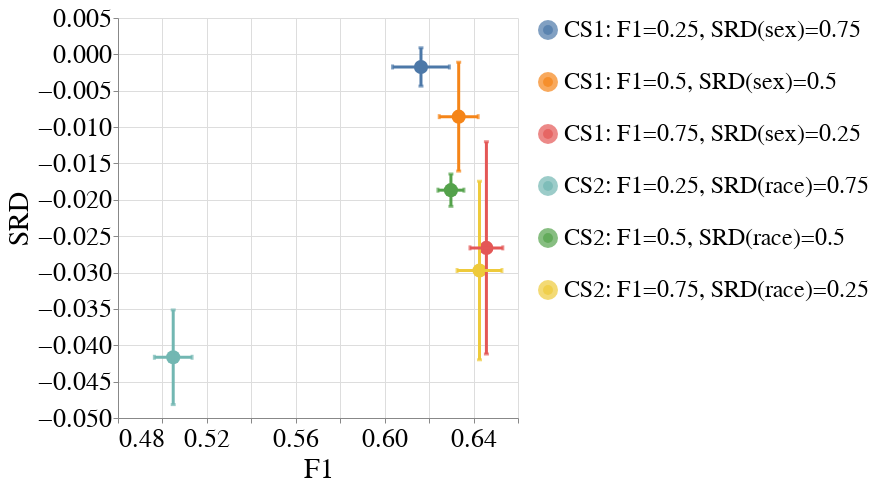

The code cell stored with this chart in its notebook:
### Code cell
create_box_plot_per_dataset_and_all_case_studies(to_plot=best_lp_metrics_per_exp_config_df,
                                                 exp_name=EXP_NAME,
                                                 dataset_name=DATASET_NAME,
                                                 metric_x="F1",
                                                 group_x="overall",
                                                 metric_y="Selection_Rate_Difference",
                                                 group_y="SEX",
                                                 rename_legend_dct=rename_legend_dct)

### Figure 1 — Vega-Lite specification as saved in the notebook (floating-point values rounded to 4 significant figures)
{"config": {"view": {"continuousWidth": 400, "continuousHeight": 300, "stroke": null}, "axis": {"labelFontSize": 26, "labelFontWeight": "normal", "titleFontSize": 28, "titleFontWeight": "normal"}, "legend": {"labelFontSize": 24, "labelLimit": 500, "symbolStrokeWidth": 10, "titleFontSize": 26}, "title": {"fontSize": 28}}, "layer": [{"mark": {"type": "point", "filled": true}, "encoding": {"color": {"field": "exp_config_name", "title": null, "type": "nominal"}, "size": {"value": 200}, "tooltip": [{"field": "exp_config_name", "type": "nominal"}, {"aggregate": "mean", "field": "F1", "type": "quantitative"}, {"aggregate": "mean", "field": "Selection_Rate_Difference", "type": "quantitative"}], "x": {"aggregate": "mean", "field": "F1", "scale": {"zero": false}, "title": "F1", "type": "quantitative"}, "y": {"aggregate": "mean", "field": "Selection_Rate_Difference", "scale": {"zero": false}, "title": "SRD", "type": "quantitative"}}}, {"mark": {"type": "errorbar", "extent": "stdev", "orient": "vertical", "thickness": 3, "ticks": true}, "encoding": {"color": {"field": "exp_config_name", "title": null, "type": "nominal"}, "x": {"aggregate": "mean", "field": "F1", "scale": {"zero": false}, "title": "F1", "type": "quantitative"}, "y": {"field": "Selection_Rate_Difference", "scale": {"zero": false}, "title": "SRD", "type": "quantitative"}}}, {"mark": {"type": "errorbar", "extent": "stdev", "orient": "horizontal", "thickness": 3, "ticks": true}, "encoding": {"color": {"field": "exp_config_name", "title": null, "type": "nominal"}, "x": {"field": "F1", "scale": {"zero": false}, "title": "F1", "type": "quantitative"}, "y": {"aggregate": "mean", "field": "Selection_Rate_Difference", "scale": {"zero": false}, "title": "SRD", "type": "quantitative"}}}], "data": {"name": "data-9394a10a90911f4f6177eb5633829bc6"}, "height": 400, "width": 400, "$schema": "https://vega.github.io/schema/vega-lite/v4.17.0.json", "datasets": {"data-9394a10a90911f4f6177eb5633829bc6": [{"exp_config_name": "CS1: F1=0.25, SRD(sex)=0.75", "run_num": 1, "logical_pipeline_uuid": "Tm9uZSZOT19GQUlSTkVTU19JTlRFUlZFTlRJT04mZ2FuZGFsZl9jbGY=", "physical_pipeline_uuid": "958a42d4-ae13-4272-ac55-7a7a43adb079", "compound_pp_quality_x": 0.9037, "metric_x": "F1", "model_name": "gandalf_clf", "runtime_in_mins_x": 7.398, "dataset_name": "folk_pubcov", "logical_pipeline_name": "None&NO_FAIRNESS_INTERVENTION&gandalf_clf", "null_imputer_name_x": "None", "fairness_intervention_name_x": "NO_FAIRNESS_INTERVENTION", "RAC1P_dis_x": 0.6186, "RAC1P_priv_x": 0.6251, "SEX&RAC1P_dis_x": 0.6296, "SEX&RAC1P_priv_x": 0.6196, "SEX_dis_x": 0.6196, "SEX_priv_x": 0.6252, "F1": 0.6222, "compound_pp_quality_y": 0.9037, "metric_y": "Selection_Rate_Difference", "runtime_in_mins_y": 7.398, "null_imputer_name_y": "None", "fairness_intervention_name_y": "NO_FAIRNESS_INTERVENTION", "RAC1P_dis_y": 0.4202, "RAC1P_priv_y": 0.3143, "SEX&RAC1P_dis_y": 0.4456, "SEX&RAC1P_priv_y": 0.3314, "SEX_dis_y": 0.3536, "SEX_priv_y": 0.3561, "overall": 0.3547, "Selection_Rate_Difference": -0.002486}, {"exp_config_name": "CS1: F1=0.25, SRD(sex)=0.75", "run_num": 2, "logical_pipeline_uuid": "Tm9uZSZOT19GQUlSTkVTU19JTlRFUlZFTlRJT04mcmZfY2xm", "physical_pipeline_uuid": "71864487-2932-4202-b020-9da6a608e99a", "compound_pp_quality_x": 0.9003, "metric_x": "F1", "model_name": "rf_clf", "runtime_in_mins_x": 0.04963, "dataset_name": "folk_pubcov", "logical_pipeline_name": "None&NO_FAIRNESS_INTERVENTION&rf_clf", "null_imputer_name_x": "None", "fairness_intervention_name_x": "NO_FAIRNESS_INTERVENTION", "RAC1P_dis_x": 0.6221, "RAC1P_priv_x": 0.6091, "SEX&RAC1P_dis_x": 0.6193, "SEX&RAC1P_priv_x": 0.6134, "SEX_dis_x": 0.6068, "SEX_priv_x": 0.6246, "F1": 0.6148, "compound_pp_quality_y": 0.9003, "metric_y": "Selection_Rate_Difference", "runtime_in_mins_y": 0.04963, "null_imputer_name_y": "None", "fairness_intervention_name_y": "NO_FAIRNESS_INTERVENTION", "RAC1P_dis_y": 0.4028, "RAC1P_priv_y": 0.3066, "SEX&RAC1P_dis_y": 0.4212, "SEX&RAC1P_priv_y": 0.3222, "SEX_dis_y": 0.3404, "SEX_priv_y": 0.345, "overall": 0.3424, "Selection_Rate_Difference": -0.004562}, {"exp_config_name": "CS1: F1=0.25, SRD(sex)=0.75", "run_num": 3, "logical_pipeline_uuid": "Tm9uZSZOT19GQUlSTkVTU19JTlRFUlZFTlRJT04mZ2FuZGFsZl9jbGY=", "physical_pipeline_uuid": "ce1b8b63-3c48-45d8-8125-bd9908a4900b", "compound_pp_quality_x": 0.9069, "metric_x": "F1", "model_name": "gandalf_clf", "runtime_in_mins_x": 12.04, "dataset_name": "folk_pubcov", "logical_pipeline_name": "None&NO_FAIRNESS_INTERVENTION&gandalf_clf", "null_imputer_name_x": "None", "fairness_intervention_name_x": "NO_FAIRNESS_INTERVENTION", "RAC1P_dis_x": 0.6432, "RAC1P_priv_x": 0.6258, "SEX&RAC1P_dis_x": 0.6624, "SEX&RAC1P_priv_x": 0.6236, "SEX_dis_x": 0.6352, "SEX_priv_x": 0.6324, "F1": 0.634, "compound_pp_quality_y": 0.9069, "metric_y": "Selection_Rate_Difference", "runtime_in_mins_y": 12.04, "null_imputer_name_y": "None", "fairness_intervention_name_y": "NO_FAIRNESS_INTERVENTION", "RAC1P_dis_y": 0.419, "RAC1P_priv_y": 0.303, "SEX&RAC1P_dis_y": 0.4404, "SEX&RAC1P_priv_y": 0.3226, "SEX_dis_y": 0.3487, "SEX_priv_y": 0.3466, "overall": 0.3478, "Selection_Rate_Difference": 0.002095}, {"exp_config_name": "CS1: F1=0.25, SRD(sex)=0.75", "run_num": 4, "logical_pipeline_uuid": "Tm9uZSZOT19GQUlSTkVTU19JTlRFUlZFTlRJT04mZ2FuZGFsZl9jbGY=", "physical_pipeline_uuid": "eac4cda9-7e20-40fa-a54f-d43347287293", "compound_pp_quality_x": 0.9003, "metric_x": "F1", "model_name": "gandalf_clf", "runtime_in_mins_x": 16.79, "dataset_name": "folk_pubcov", "logical_pipeline_name": "None&NO_FAIRNESS_INTERVENTION&gandalf_clf", "null_imputer_name_x": "None", "fairness_intervention_name_x": "NO_FAIRNESS_INTERVENTION", "RAC1P_dis_x": 0.5995, "RAC1P_priv_x": 0.62, "SEX&RAC1P_dis_x": 0.622, "SEX&RAC1P_priv_x": 0.6073, "SEX_dis_x": 0.6132, "SEX_priv_x": 0.6084, "F1": 0.6111, "compound_pp_quality_y": 0.9003, "metric_y": "Selection_Rate_Difference", "runtime_in_mins_y": 16.79, "null_imputer_name_y": "None", "fairness_intervention_name_y": "NO_FAIRNESS_INTERVENTION", "RAC1P_dis_y": 0.3475, "RAC1P_priv_y": 0.2784, "SEX&RAC1P_dis_y": 0.3719, "SEX&RAC1P_priv_y": 0.2865, "SEX_dis_y": 0.3029, "SEX_priv_y": 0.3062, "overall": 0.3043, "Selection_Rate_Difference": -0.003344}, {"exp_config_name": "CS1: F1=0.25, SRD(sex)=0.75", "run_num": 5, "logical_pipeline_uuid": "Tm9uZSZOT19GQUlSTkVTU19JTlRFUlZFTlRJT04mZ2FuZGFsZl9jbGY=", "physical_pipeline_uuid": "e7f4d3df-3543-4479-9e26-a243c1f93bc9", "compound_pp_quality_x": 0.8996, "metric_x": "F1", "model_name": "gandalf_clf", "runtime_in_mins_x": 10.61, "dataset_name": "folk_pubcov", "logical_pipeline_name": "None&NO_FAIRNESS_INTERVENTION&gandalf_clf", "null_imputer_name_x": "None", "fairness_intervention_name_x": "NO_FAIRNESS_INTERVENTION", "RAC1P_dis_x": 0.6033, "RAC1P_priv_x": 0.5967, "SEX&RAC1P_dis_x": 0.6249, "SEX&RAC1P_priv_x": 0.5909, "SEX_dis_x": 0.6025, "SEX_priv_x": 0.596, "F1": 0.5997, "compound_pp_quality_y": 0.8996, "metric_y": "Selection_Rate_Difference", "runtime_in_mins_y": 10.61, "null_imputer_name_y": "None", "fairness_intervention_name_y": "NO_FAIRNESS_INTERVENTION", "RAC1P_dis_y": 0.3726, "RAC1P_priv_y": 0.2665, "SEX&RAC1P_dis_y": 0.394, "SEX&RAC1P_priv_y": 0.2832, "SEX_dis_y": 0.3054, "SEX_priv_y": 0.3058, "overall": 0.3056, "Selection_Rate_Difference": -0.0003631}, {"exp_config_name": "CS1: F1=0.5, SRD(sex)=0.5", "run_num": 1, "logical_pipeline_uuid": "Tm9uZSZOT19GQUlSTkVTU19JTlRFUlZFTlRJT04mZ2FuZGFsZl9jbGY=", "physical_pipeline_uuid": "76cf8f4b-42d2-4828-a382-2a6c20514a6a", "compound_pp_quality_x": 0.8099, "metric_x": "F1", "model_name": "gandalf_clf", "runtime_in_mins_x": 6.951, "dataset_name": "folk_pubcov", "logical_pipeline_name": "None&NO_FAIRNESS_INTERVENTION&gandalf_clf", "null_imputer_name_x": "None", "fairness_intervention_name_x": "NO_FAIRNESS_INTERVENTION", "RAC1P_dis_x": 0.6205, "RAC1P_priv_x": 0.6263, "SEX&RAC1P_dis_x": 0.6328, "SEX&RAC1P_priv_x": 0.6205, "SEX_dis_x": 0.6224, "SEX_priv_x": 0.6251, "F1": 0.6236, "compound_pp_quality_y": 0.8099, "metric_y": "Selection_Rate_Difference", "runtime_in_mins_y": 6.951, "null_imputer_name_y": "None", "fairness_intervention_name_y": "NO_FAIRNESS_INTERVENTION", "RAC1P_dis_y": 0.4225, "RAC1P_priv_y": 0.3141, "SEX&RAC1P_dis_y": 0.4471, "SEX&RAC1P_priv_y": 0.332, "SEX_dis_y": 0.3538, "SEX_priv_y": 0.3577, "overall": 0.3555, "Selection_Rate_Difference": -0.003895}, {"exp_config_name": "CS1: F1=0.5, SRD(sex)=0.5", "run_num": 2, "logical_pipeline_uuid": "Tm9uZSZOT19GQUlSTkVTU19JTlRFUlZFTlRJT04mbGdibV9jbGY=", "physical_pipeline_uuid": "c9ee8c82-7b34-4c91-afbc-77d176354226", "compound_pp_quality_x": 0.8061, "metric_x": "F1", "model_name": "lgbm_clf", "runtime_in_mins_x": 0.01599, "dataset_name": "folk_pubcov", "logical_pipeline_name": "None&NO_FAIRNESS_INTERVENTION&lgbm_clf", "null_imputer_name_x": "None", "fairness_intervention_name_x": "NO_FAIRNESS_INTERVENTION", "RAC1P_dis_x": 0.6237, "RAC1P_priv_x": 0.6286, "SEX&RAC1P_dis_x": 0.6205, "SEX&RAC1P_priv_x": 0.6283, "SEX_dis_x": 0.6191, "SEX_priv_x": 0.6352, "F1": 0.6264, "compound_pp_quality_y": 0.8061, "metric_y": "Selection_Rate_Difference", "runtime_in_mins_y": 0.01599, "null_imputer_name_y": "None", "fairness_intervention_name_y": "NO_FAIRNESS_INTERVENTION", "RAC1P_dis_y": 0.3738, "RAC1P_priv_y": 0.271, "SEX&RAC1P_dis_y": 0.3814, "SEX&RAC1P_priv_y": 0.2907, "SEX_dis_y": 0.303, "SEX_priv_y": 0.3171, "overall": 0.3092, "Selection_Rate_Difference": -0.01415}, {"exp_config_name": "CS1: F1=0.5, SRD(sex)=0.5", "run_num": 3, "logical_pipeline_uuid": "Tm9uZSZOT19GQUlSTkVTU19JTlRFUlZFTlRJT04mZ2FuZGFsZl9jbGY=", "physical_pipeline_uuid": "40d036dc-f339-49e6-96e2-8663f56b899b", "compound_pp_quality_x": 0.8165, "metric_x": "F1", "model_name": "gandalf_clf", "runtime_in_mins_x": 11.57, "dataset_name": "folk_pubcov", "logical_pipeline_name": "None&NO_FAIRNESS_INTERVENTION&gandalf_clf", "null_imputer_name_x": "None", "fairness_intervention_name_x": "NO_FAIRNESS_INTERVENTION", "RAC1P_dis_x": 0.6431, "RAC1P_priv_x": 0.6271, "SEX&RAC1P_dis_x": 0.6624, "SEX&RAC1P_priv_x": 0.6245, "SEX_dis_x": 0.6366, "SEX_priv_x": 0.6321, "F1": 0.6346, "compound_pp_quality_y": 0.8165, "metric_y": "Selection_Rate_Difference", "runtime_in_mins_y": 11.57, "null_imputer_name_y": "None", "fairness_intervention_name_y": "NO_FAIRNESS_INTERVENTION", "RAC1P_dis_y": 0.4224, "RAC1P_priv_y": 0.3058, "SEX&RAC1P_dis_y": 0.4418, "SEX&RAC1P_priv_y": 0.326, "SEX_dis_y": 0.3515, "SEX_priv_y": 0.3498, "overall": 0.3508, "Selection_Rate_Difference": 0.001699}, {"exp_config_name": "CS1: F1=0.5, SRD(sex)=0.5", "run_num": 4, "logical_pipeline_uuid": "Tm9uZSZOT19GQUlSTkVTU19JTlRFUlZFTlRJT04mZ2FuZGFsZl9jbGY=", "physical_pipeline_uuid": "73df4398-3da6-4142-9186-4b8aa8b8768b", "compound_pp_quality_x": 0.8098, "metric_x": "F1", "model_name": "gandalf_clf", "runtime_in_mins_x": 15.61, "dataset_name": "folk_pubcov", "logical_pipeline_name": "None&NO_FAIRNESS_INTERVENTION&gandalf_clf", "null_imputer_name_x": "None", "fairness_intervention_name_x": "NO_FAIRNESS_INTERVENTION", "RAC1P_dis_x": 0.6317, "RAC1P_priv_x": 0.6396, "SEX&RAC1P_dis_x": 0.6495, "SEX&RAC1P_priv_x": 0.6315, "SEX_dis_x": 0.6354, "SEX_priv_x": 0.637, "F1": 0.6361, "compound_pp_quality_y": 0.8098, "metric_y": "Selection_Rate_Difference", "runtime_in_mins_y": 15.61, "null_imputer_name_y": "None", "fairness_intervention_name_y": "NO_FAIRNESS_INTERVENTION", "RAC1P_dis_y": 0.408, "RAC1P_priv_y": 0.3141, "SEX&RAC1P_dis_y": 0.4272, "SEX&RAC1P_priv_y": 0.3288, "SEX_dis_y": 0.3421, "SEX_priv_y": 0.3587, "overall": 0.3493, "Selection_Rate_Difference": -0.01655}, {"exp_config_name": "CS1: F1=0.5, SRD(sex)=0.5", "run_num": 5, "logical_pipeline_uuid": "Tm9uZSZOT19GQUlSTkVTU19JTlRFUlZFTlRJT04mZ2FuZGFsZl9jbGY=", "physical_pipeline_uuid": "62462e31-ce70-492f-aea5-6e2a7a34b420", "compound_pp_quality_x": 0.8179, "metric_x": "F1", "model_name": "gandalf_clf", "runtime_in_mins_x": 12.73, "dataset_name": "folk_pubcov", "logical_pipeline_name": "None&NO_FAIRNESS_INTERVENTION&gandalf_clf", "null_imputer_name_x": "None", "fairness_intervention_name_x": "NO_FAIRNESS_INTERVENTION", "RAC1P_dis_x": 0.657, "RAC1P_priv_x": 0.6366, "SEX&RAC1P_dis_x": 0.6725, "SEX&RAC1P_priv_x": 0.6367, "SEX_dis_x": 0.6439, "SEX_priv_x": 0.6481, "F1": 0.6458, "compound_pp_quality_y": 0.8179, "metric_y": "Selection_Rate_Difference", "runtime_in_mins_y": 12.73, "null_imputer_name_y": "None", "fairness_intervention_name_y": "NO_FAIRNESS_INTERVENTION", "RAC1P_dis_y": 0.4623, "RAC1P_priv_y": 0.3344, "SEX&RAC1P_dis_y": 0.4755, "SEX&RAC1P_priv_y": 0.3578, "SEX_dis_y": 0.3773, "SEX_priv_y": 0.3872, "overall": 0.3816, "Selection_Rate_Difference": -0.009919}, {"exp_config_name": "CS1: F1=0.75, SRD(sex)=0.25", "run_num": 1, "logical_pipeline_uuid": "Tm9uZSZOT19GQUlSTkVTU19JTlRFUlZFTlRJT04mZ2FuZGFsZl9jbGY=", "physical_pipeline_uuid": "29b1f677-8500-4f01-82b9-e83f900f3a3d", "compound_pp_quality_x": 0.7218, "metric_x": "F1", "model_name": "gandalf_clf", "runtime_in_mins_x": 7.219, "dataset_name": "folk_pubcov", "logical_pipeline_name": "None&NO_FAIRNESS_INTERVENTION&gandalf_clf", "null_imputer_name_x": "None", "fairness_intervention_name_x": "NO_FAIRNESS_INTERVENTION", "RAC1P_dis_x": 0.6434, "RAC1P_priv_x": 0.6311, "SEX&RAC1P_dis_x": 0.6481, "SEX&RAC1P_priv_x": 0.633, "SEX_dis_x": 0.6279, "SEX_priv_x": 0.6473, "F1": 0.6368, "compound_pp_quality_y": 0.7218, "metric_y": "Selection_Rate_Difference", "runtime_in_mins_y": 7.219, "null_imputer_name_y": "None", "fairness_intervention_name_y": "NO_FAIRNESS_INTERVENTION", "RAC1P_dis_y": 0.4653, "RAC1P_priv_y": 0.3316, "SEX&RAC1P_dis_y": 0.478, "SEX&RAC1P_priv_y": 0.3581, "SEX_dis_y": 0.3724, "SEX_priv_y": 0.3956, "overall": 0.3826, "Selection_Rate_Difference": -0.02317}, {"exp_config_name": "CS1: F1=0.75, SRD(sex)=0.25", "run_num": 2, "logical_pipeline_uuid": "Tm9uZSZOT19GQUlSTkVTU19JTlRFUlZFTlRJT04mZ2FuZGFsZl9jbGY=", "physical_pipeline_uuid": "d4af35ab-b5ca-436a-9ab2-e6aa79af6e9f", "compound_pp_quality_x": 0.7275, "metric_x": "F1", "model_name": "gandalf_clf", "runtime_in_mins_x": 13.37, "dataset_name": "folk_pubcov", "logical_pipeline_name": "None&NO_FAIRNESS_INTERVENTION&gandalf_clf", "null_imputer_name_x": "None", "fairness_intervention_name_x": "NO_FAIRNESS_INTERVENTION", "RAC1P_dis_x": 0.6611, "RAC1P_priv_x": 0.6467, "SEX&RAC1P_dis_x": 0.6548, "SEX&RAC1P_priv_x": 0.6527, "SEX_dis_x": 0.6515, "SEX_priv_x": 0.6552, "F1": 0.6532, "compound_pp_quality_y": 0.7275, "metric_y": "Selection_Rate_Difference", "runtime_in_mins_y": 13.37, "null_imputer_name_y": "None", "fairness_intervention_name_y": "NO_FAIRNESS_INTERVENTION", "RAC1P_dis_y": 0.4929, "RAC1P_priv_y": 0.3471, "SEX&RAC1P_dis_y": 0.4786, "SEX&RAC1P_priv_y": 0.3815, "SEX_dis_y": 0.3796, "SEX_priv_y": 0.4291, "overall": 0.4013, "Selection_Rate_Difference": -0.04951}, {"exp_config_name": "CS1: F1=0.75, SRD(sex)=0.25", "run_num": 3, "logical_pipeline_uuid": "Tm9uZSZOT19GQUlSTkVTU19JTlRFUlZFTlRJT04mZ2FuZGFsZl9jbGY=", "physical_pipeline_uuid": "3e79a58b-44c9-45a2-8dc6-5725535f4bd7", "compound_pp_quality_x": 0.7264, "metric_x": "F1", "model_name": "gandalf_clf", "runtime_in_mins_x": 14.21, "dataset_name": "folk_pubcov", "logical_pipeline_name": "None&NO_FAIRNESS_INTERVENTION&gandalf_clf", "null_imputer_name_x": "None", "fairness_intervention_name_x": "NO_FAIRNESS_INTERVENTION", "RAC1P_dis_x": 0.6432, "RAC1P_priv_x": 0.6354, "SEX&RAC1P_dis_x": 0.6484, "SEX&RAC1P_priv_x": 0.6357, "SEX_dis_x": 0.6296, "SEX_priv_x": 0.6508, "F1": 0.639, "compound_pp_quality_y": 0.7264, "metric_y": "Selection_Rate_Difference", "runtime_in_mins_y": 14.21, "null_imputer_name_y": "None", "fairness_intervention_name_y": "NO_FAIRNESS_INTERVENTION", "RAC1P_dis_y": 0.4263, "RAC1P_priv_y": 0.3224, "SEX&RAC1P_dis_y": 0.4334, "SEX&RAC1P_priv_y": 0.3432, "SEX_dis_y": 0.3575, "SEX_priv_y": 0.369, "overall": 0.3625, "Selection_Rate_Difference": -0.01141}, {"exp_config_name": "CS1: F1=0.75, SRD(sex)=0.25", "run_num": 4, "logical_pipeline_uuid": "Tm9uZSZOT19GQUlSTkVTU19JTlRFUlZFTlRJT04mZ2FuZGFsZl9jbGY=", "physical_pipeline_uuid": "8e2b1ba1-d1b0-4c89-bc8d-d7db1997ff3e", "compound_pp_quality_x": 0.7321, "metric_x": "F1", "model_name": "gandalf_clf", "runtime_in_mins_x": 10.33, "dataset_name": "folk_pubcov", "logical_pipeline_name": "None&NO_FAIRNESS_INTERVENTION&gandalf_clf", "null_imputer_name_x": "None", "fairness_intervention_name_x": "NO_FAIRNESS_INTERVENTION", "RAC1P_dis_x": 0.6521, "RAC1P_priv_x": 0.6464, "SEX&RAC1P_dis_x": 0.6677, "SEX&RAC1P_priv_x": 0.6424, "SEX_dis_x": 0.6462, "SEX_priv_x": 0.6523, "F1": 0.6489, "compound_pp_quality_y": 0.7321, "metric_y": "Selection_Rate_Difference", "runtime_in_mins_y": 10.33, "null_imputer_name_y": "None", "fairness_intervention_name_y": "NO_FAIRNESS_INTERVENTION", "RAC1P_dis_y": 0.4664, "RAC1P_priv_y": 0.3403, "SEX&RAC1P_dis_y": 0.4873, "SEX&RAC1P_priv_y": 0.3614, "SEX_dis_y": 0.3797, "SEX_priv_y": 0.398, "overall": 0.3876, "Selection_Rate_Difference": -0.01834}, {"exp_config_name": "CS1: F1=0.75, SRD(sex)=0.25", "run_num": 5, "logical_pipeline_uuid": "Tm9uZSZOT19GQUlSTkVTU19JTlRFUlZFTlRJT04mZ2FuZGFsZl9jbGY=", "physical_pipeline_uuid": "68bd4be6-838e-4843-929f-0d7464c89b53", "compound_pp_quality_x": 0.7306, "metric_x": "F1", "model_name": "gandalf_clf", "runtime_in_mins_x": 10.66, "dataset_name": "folk_pubcov", "logical_pipeline_name": "None&NO_FAIRNESS_INTERVENTION&gandalf_clf", "null_imputer_name_x": "None", "fairness_intervention_name_x": "NO_FAIRNESS_INTERVENTION", "RAC1P_dis_x": 0.6653, "RAC1P_priv_x": 0.639, "SEX&RAC1P_dis_x": 0.6789, "SEX&RAC1P_priv_x": 0.6415, "SEX_dis_x": 0.6468, "SEX_priv_x": 0.6561, "F1": 0.651, "compound_pp_quality_y": 0.7306, "metric_y": "Selection_Rate_Difference", "runtime_in_mins_y": 10.66, "null_imputer_name_y": "None", "fairness_intervention_name_y": "NO_FAIRNESS_INTERVENTION", "RAC1P_dis_y": 0.4759, "RAC1P_priv_y": 0.3284, "SEX&RAC1P_dis_y": 0.481, "SEX&RAC1P_priv_y": 0.3579, "SEX_dis_y": 0.3696, "SEX_priv_y": 0.4002, "overall": 0.3828, "Selection_Rate_Difference": -0.03062}, {"exp_config_name": "CS2: F1=0.25, SRD(race)=0.75", "run_num": 1, "logical_pipeline_uuid": "Tm9uZSZOT19GQUlSTkVTU19JTlRFUlZFTlRJT04mcmZfY2xm", "physical_pipeline_uuid": "613fde51-0194-4263-98e5-5e6f95e37576", "compound_pp_quality_x": 0.8684, "metric_x": "F1", "model_name": "rf_clf", "runtime_in_mins_x": 0.04458, "dataset_name": "folk_pubcov", "logical_pipeline_name": "None&NO_FAIRNESS_INTERVENTION&rf_clf", "null_imputer_name_x": "None", "fairness_intervention_name_x": "NO_FAIRNESS_INTERVENTION", "RAC1P_dis_x": 0.4422, "RAC1P_priv_x": 0.5348, "SEX&RAC1P_dis_x": 0.4404, "SEX&RAC1P_priv_x": 0.5107, "SEX_dis_x": 0.4744, "SEX_priv_x": 0.5164, "F1": 0.4942, "compound_pp_quality_y": 0.8684, "metric_y": "Selection_Rate_Difference", "runtime_in_mins_y": 0.04458, "null_imputer_name_y": "None", "fairness_intervention_name_y": "NO_FAIRNESS_INTERVENTION", "RAC1P_dis_y": 0.1934, "RAC1P_priv_y": 0.1866, "SEX&RAC1P_dis_y": 0.1846, "SEX&RAC1P_priv_y": 0.1904, "SEX_dis_y": 0.1708, "SEX_priv_y": 0.2125, "overall": 0.1892, "Selection_Rate_Difference": -0.04171}, {"exp_config_name": "CS2: F1=0.25, SRD(race)=0.75", "run_num": 2, "logical_pipeline_uuid": "Tm9uZSZOT19GQUlSTkVTU19JTlRFUlZFTlRJT04mcmZfY2xm", "physical_pipeline_uuid": "90d5579c-37f8-4826-8d51-76ee76d67b06", "compound_pp_quality_x": 0.8625, "metric_x": "F1", "model_name": "rf_clf", "runtime_in_mins_x": 0.1799, "dataset_name": "folk_pubcov", "logical_pipeline_name": "None&NO_FAIRNESS_INTERVENTION&rf_clf", "null_imputer_name_x": "None", "fairness_intervention_name_x": "NO_FAIRNESS_INTERVENTION", "RAC1P_dis_x": 0.4655, "RAC1P_priv_x": 0.5298, "SEX&RAC1P_dis_x": 0.4535, "SEX&RAC1P_priv_x": 0.517, "SEX_dis_x": 0.4838, "SEX_priv_x": 0.5232, "F1": 0.5022, "compound_pp_quality_y": 0.8625, "metric_y": "Selection_Rate_Difference", "runtime_in_mins_y": 0.1799, "null_imputer_name_y": "None", "fairness_intervention_name_y": "NO_FAIRNESS_INTERVENTION", "RAC1P_dis_y": 0.2011, "RAC1P_priv_y": 0.1837, "SEX&RAC1P_dis_y": 0.1915, "SEX&RAC1P_priv_y": 0.1899, "SEX_dis_y": 0.1737, "SEX_priv_y": 0.2114, "overall": 0.1902, "Selection_Rate_Difference": -0.03768}, {"exp_config_name": "CS2: F1=0.25, SRD(race)=0.75", "run_num": 3, "logical_pipeline_uuid": "Tm9uZSZOT19GQUlSTkVTU19JTlRFUlZFTlRJT04mcmZfY2xm", "physical_pipeline_uuid": "ed773b07-0e46-4f94-81ca-4da4b9f1e3a3", "compound_pp_quality_x": 0.8726, "metric_x": "F1", "model_name": "rf_clf", "runtime_in_mins_x": 0.3652, "dataset_name": "folk_pubcov", "logical_pipeline_name": "None&NO_FAIRNESS_INTERVENTION&rf_clf", "null_imputer_name_x": "None", "fairness_intervention_name_x": "NO_FAIRNESS_INTERVENTION", "RAC1P_dis_x": 0.4586, "RAC1P_priv_x": 0.5395, "SEX&RAC1P_dis_x": 0.4505, "SEX&RAC1P_priv_x": 0.5207, "SEX_dis_x": 0.4703, "SEX_priv_x": 0.5424, "F1": 0.5036, "compound_pp_quality_y": 0.8726, "metric_y": "Selection_Rate_Difference", "runtime_in_mins_y": 0.3652, "null_imputer_name_y": "None", "fairness_intervention_name_y": "NO_FAIRNESS_INTERVENTION", "RAC1P_dis_y": 0.1995, "RAC1P_priv_y": 0.1951, "SEX&RAC1P_dis_y": 0.1851, "SEX&RAC1P_priv_y": 0.2, "SEX_dis_y": 0.1744, "SEX_priv_y": 0.2259, "overall": 0.1968, "Selection_Rate_Difference": -0.05149}, {"exp_config_name": "CS2: F1=0.25, SRD(race)=0.75", "run_num": 4, "logical_pipeline_uuid": "Tm9uZSZOT19GQUlSTkVTU19JTlRFUlZFTlRJT04mcmZfY2xm", "physical_pipeline_uuid": "d9276800-13d6-48d8-b61e-081b9fdb78d0", "compound_pp_quality_x": 0.8666, "metric_x": "F1", "model_name": "rf_clf", "runtime_in_mins_x": 0.02287, "dataset_name": "folk_pubcov", "logical_pipeline_name": "None&NO_FAIRNESS_INTERVENTION&rf_clf", "null_imputer_name_x": "None", "fairness_intervention_name_x": "NO_FAIRNESS_INTERVENTION", "RAC1P_dis_x": 0.479, "RAC1P_priv_x": 0.5465, "SEX&RAC1P_dis_x": 0.473, "SEX&RAC1P_priv_x": 0.5319, "SEX_dis_x": 0.4941, "SEX_priv_x": 0.5449, "F1": 0.5176, "compound_pp_quality_y": 0.8666, "metric_y": "Selection_Rate_Difference", "runtime_in_mins_y": 0.02287, "null_imputer_name_y": "None", "fairness_intervention_name_y": "NO_FAIRNESS_INTERVENTION", "RAC1P_dis_y": 0.2093, "RAC1P_priv_y": 0.1923, "SEX&RAC1P_dis_y": 0.2062, "SEX&RAC1P_priv_y": 0.1967, "SEX_dis_y": 0.1801, "SEX_priv_y": 0.2232, "overall": 0.1987, "Selection_Rate_Difference": -0.04312}, {"exp_config_name": "CS2: F1=0.25, SRD(race)=0.75", "run_num": 5, "logical_pipeline_uuid": "Tm9uZSZOT19GQUlSTkVTU19JTlRFUlZFTlRJT04mcmZfY2xm", "physical_pipeline_uuid": "b75b2fa6-9525-45b9-ac4b-8a5fce7f1b83", "compound_pp_quality_x": 0.8668, "metric_x": "F1", "model_name": "rf_clf", "runtime_in_mins_x": 0.1131, "dataset_name": "folk_pubcov", "logical_pipeline_name": "None&NO_FAIRNESS_INTERVENTION&rf_clf", "null_imputer_name_x": "None", "fairness_intervention_name_x": "NO_FAIRNESS_INTERVENTION", "RAC1P_dis_x": 0.4683, "RAC1P_priv_x": 0.5354, "SEX&RAC1P_dis_x": 0.4724, "SEX&RAC1P_priv_x": 0.5174, "SEX_dis_x": 0.4891, "SEX_priv_x": 0.5275, "F1": 0.5066, "compound_pp_quality_y": 0.8668, "metric_y": "Selection_Rate_Difference", "runtime_in_mins_y": 0.1131, "null_imputer_name_y": "None", "fairness_intervention_name_y": "NO_FAIRNESS_INTERVENTION", "RAC1P_dis_y": 0.1982, "RAC1P_priv_y": 0.185, "SEX&RAC1P_dis_y": 0.1982, "SEX&RAC1P_priv_y": 0.1878, "SEX_dis_y": 0.1751, "SEX_priv_y": 0.2093, "overall": 0.1899, "Selection_Rate_Difference": -0.03425}, {"exp_config_name": "CS2: F1=0.5, SRD(race)=0.5", "run_num": 1, "logical_pipeline_uuid": "Tm9uZSZOT19GQUlSTkVTU19JTlRFUlZFTlRJT04mbGdibV9jbGY=", "physical_pipeline_uuid": "a644eda4-3702-4e1a-b8d7-971aa792958f", "compound_pp_quality_x": 0.7665, "metric_x": "F1", "model_name": "lgbm_clf", "runtime_in_mins_x": 0.02519, "dataset_name": "folk_pubcov", "logical_pipeline_name": "None&NO_FAIRNESS_INTERVENTION&lgbm_clf", "null_imputer_name_x": "None", "fairness_intervention_name_x": "NO_FAIRNESS_INTERVENTION", "RAC1P_dis_x": 0.6157, "RAC1P_priv_x": 0.633, "SEX&RAC1P_dis_x": 0.6253, "SEX&RAC1P_priv_x": 0.625, "SEX_dis_x": 0.6214, "SEX_priv_x": 0.6294, "F1": 0.6251, "compound_pp_quality_y": 0.7665, "metric_y": "Selection_Rate_Difference", "runtime_in_mins_y": 0.02519, "null_imputer_name_y": "None", "fairness_intervention_name_y": "NO_FAIRNESS_INTERVENTION", "RAC1P_dis_y": 0.3717, "RAC1P_priv_y": 0.2795, "SEX&RAC1P_dis_y": 0.3879, "SEX&RAC1P_priv_y": 0.2959, "SEX_dis_y": 0.3066, "SEX_priv_y": 0.325, "overall": 0.3147, "Selection_Rate_Difference": -0.01845}, {"exp_config_name": "CS2: F1=0.5, SRD(race)=0.5", "run_num": 2, "logical_pipeline_uuid": "Tm9uZSZOT19GQUlSTkVTU19JTlRFUlZFTlRJT04mbGdibV9jbGY=", "physical_pipeline_uuid": "04419453-9fdf-404a-9556-a64c008341ff", "compound_pp_quality_x": 0.7653, "metric_x": "F1", "model_name": "lgbm_clf", "runtime_in_mins_x": 0.01704, "dataset_name": "folk_pubcov", "logical_pipeline_name": "None&NO_FAIRNESS_INTERVENTION&lgbm_clf", "null_imputer_name_x": "None", "fairness_intervention_name_x": "NO_FAIRNESS_INTERVENTION", "RAC1P_dis_x": 0.6303, "RAC1P_priv_x": 0.6317, "SEX&RAC1P_dis_x": 0.6239, "SEX&RAC1P_priv_x": 0.6335, "SEX_dis_x": 0.6233, "SEX_priv_x": 0.6404, "F1": 0.6311, "compound_pp_quality_y": 0.7653, "metric_y": "Selection_Rate_Difference", "runtime_in_mins_y": 0.01704, "null_imputer_name_y": "None", "fairness_intervention_name_y": "NO_FAIRNESS_INTERVENTION", "RAC1P_dis_y": 0.3759, "RAC1P_priv_y": 0.2754, "SEX&RAC1P_dis_y": 0.38, "SEX&RAC1P_priv_y": 0.2956, "SEX_dis_y": 0.3051, "SEX_priv_y": 0.3226, "overall": 0.3128, "Selection_Rate_Difference": -0.01749}, {"exp_config_name": "CS2: F1=0.5, SRD(race)=0.5", "run_num": 3, "logical_pipeline_uuid": "Tm9uZSZOT19GQUlSTkVTU19JTlRFUlZFTlRJT04mZ2FuZGFsZl9jbGY=", "physical_pipeline_uuid": "bdc69d87-135c-46d3-bd95-838df2fd63fc", "compound_pp_quality_x": 0.7721, "metric_x": "F1", "model_name": "gandalf_clf", "runtime_in_mins_x": 11.1, "dataset_name": "folk_pubcov", "logical_pipeline_name": "None&NO_FAIRNESS_INTERVENTION&gandalf_clf", "null_imputer_name_x": "None", "fairness_intervention_name_x": "NO_FAIRNESS_INTERVENTION", "RAC1P_dis_x": 0.6266, "RAC1P_priv_x": 0.6241, "SEX&RAC1P_dis_x": 0.6397, "SEX&RAC1P_priv_x": 0.6202, "SEX_dis_x": 0.6177, "SEX_priv_x": 0.6346, "F1": 0.6253, "compound_pp_quality_y": 0.7721, "metric_y": "Selection_Rate_Difference", "runtime_in_mins_y": 11.1, "null_imputer_name_y": "None", "fairness_intervention_name_y": "NO_FAIRNESS_INTERVENTION", "RAC1P_dis_y": 0.3838, "RAC1P_priv_y": 0.3027, "SEX&RAC1P_dis_y": 0.3876, "SEX&RAC1P_priv_y": 0.3194, "SEX_dis_y": 0.3252, "SEX_priv_y": 0.3455, "overall": 0.334, "Selection_Rate_Difference": -0.02026}, {"exp_config_name": "CS2: F1=0.5, SRD(race)=0.5", "run_num": 4, "logical_pipeline_uuid": "Tm9uZSZOT19GQUlSTkVTU19JTlRFUlZFTlRJT04mZ2FuZGFsZl9jbGY=", "physical_pipeline_uuid": "96dc28f1-c532-4eb9-b7a1-b3f4d6b4a92a", "compound_pp_quality_x": 0.7759, "metric_x": "F1", "model_name": "gandalf_clf", "runtime_in_mins_x": 18.09, "dataset_name": "folk_pubcov", "logical_pipeline_name": "None&NO_FAIRNESS_INTERVENTION&gandalf_clf", "null_imputer_name_x": "None", "fairness_intervention_name_x": "NO_FAIRNESS_INTERVENTION", "RAC1P_dis_x": 0.6296, "RAC1P_priv_x": 0.6468, "SEX&RAC1P_dis_x": 0.6438, "SEX&RAC1P_priv_x": 0.6378, "SEX_dis_x": 0.6371, "SEX_priv_x": 0.642, "F1": 0.6393, "compound_pp_quality_y": 0.7759, "metric_y": "Selection_Rate_Difference", "runtime_in_mins_y": 18.09, "null_imputer_name_y": "None", "fairness_intervention_name_y": "NO_FAIRNESS_INTERVENTION", "RAC1P_dis_y": 0.4075, "RAC1P_priv_y": 0.32, "SEX&RAC1P_dis_y": 0.4205, "SEX&RAC1P_priv_y": 0.335, "SEX_dis_y": 0.3436, "SEX_priv_y": 0.3649, "overall": 0.3528, "Selection_Rate_Difference": -0.02139}, {"exp_config_name": "CS2: F1=0.5, SRD(race)=0.5", "run_num": 5, "logical_pipeline_uuid": "Tm9uZSZOT19GQUlSTkVTU19JTlRFUlZFTlRJT04mbGdibV9jbGY=", "physical_pipeline_uuid": "a797b52c-b2f3-46dd-aca9-7f47294f51db", "compound_pp_quality_x": 0.7677, "metric_x": "F1", "model_name": "lgbm_clf", "runtime_in_mins_x": 0.01558, "dataset_name": "folk_pubcov", "logical_pipeline_name": "None&NO_FAIRNESS_INTERVENTION&lgbm_clf", "null_imputer_name_x": "None", "fairness_intervention_name_x": "NO_FAIRNESS_INTERVENTION", "RAC1P_dis_x": 0.6318, "RAC1P_priv_x": 0.6256, "SEX&RAC1P_dis_x": 0.6478, "SEX&RAC1P_priv_x": 0.6219, "SEX_dis_x": 0.6285, "SEX_priv_x": 0.6283, "F1": 0.6284, "compound_pp_quality_y": 0.7677, "metric_y": "Selection_Rate_Difference", "runtime_in_mins_y": 0.01558, "null_imputer_name_y": "None", "fairness_intervention_name_y": "NO_FAIRNESS_INTERVENTION", "RAC1P_dis_y": 0.3728, "RAC1P_priv_y": 0.2799, "SEX&RAC1P_dis_y": 0.3826, "SEX&RAC1P_priv_y": 0.2969, "SEX_dis_y": 0.3074, "SEX_priv_y": 0.3232, "overall": 0.3142, "Selection_Rate_Difference": -0.01577}, {"exp_config_name": "CS2: F1=0.75, SRD(race)=0.25", "run_num": 1, "logical_pipeline_uuid": "Tm9uZSZOT19GQUlSTkVTU19JTlRFUlZFTlRJT04mbGdibV9jbGY=", "physical_pipeline_uuid": "d6b4672c-9539-4ff9-8959-69f9b4582465", "compound_pp_quality_x": 0.6968, "metric_x": "F1", "model_name": "lgbm_clf", "runtime_in_mins_x": 0.0315, "dataset_name": "folk_pubcov", "logical_pipeline_name": "None&NO_FAIRNESS_INTERVENTION&lgbm_clf", "null_imputer_name_x": "None", "fairness_intervention_name_x": "NO_FAIRNESS_INTERVENTION", "RAC1P_dis_x": 0.6192, "RAC1P_priv_x": 0.6341, "SEX&RAC1P_dis_x": 0.6252, "SEX&RAC1P_priv_x": 0.628, "SEX_dis_x": 0.6211, "SEX_priv_x": 0.6345, "F1": 0.6273, "compound_pp_quality_y": 0.6968, "metric_y": "Selection_Rate_Difference", "runtime_in_mins_y": 0.0315, "null_imputer_name_y": "None", "fairness_intervention_name_y": "NO_FAIRNESS_INTERVENTION", "RAC1P_dis_y": 0.372, "RAC1P_priv_y": 0.2774, "SEX&RAC1P_dis_y": 0.3849, "SEX&RAC1P_priv_y": 0.2952, "SEX_dis_y": 0.3041, "SEX_priv_y": 0.3255, "overall": 0.3135, "Selection_Rate_Difference": -0.02141}, {"exp_config_name": "CS2: F1=0.75, SRD(race)=0.25", "run_num": 2, "logical_pipeline_uuid": "Tm9uZSZOT19GQUlSTkVTU19JTlRFUlZFTlRJT04mZ2FuZGFsZl9jbGY=", "physical_pipeline_uuid": "6cf2264a-c555-4fae-a41a-4d4d771129cb", "compound_pp_quality_x": 0.7017, "metric_x": "F1", "model_name": "gandalf_clf", "runtime_in_mins_x": 13.38, "dataset_name": "folk_pubcov", "logical_pipeline_name": "None&NO_FAIRNESS_INTERVENTION&gandalf_clf", "null_imputer_name_x": "None", "fairness_intervention_name_x": "NO_FAIRNESS_INTERVENTION", "RAC1P_dis_x": 0.6563, "RAC1P_priv_x": 0.6449, "SEX&RAC1P_dis_x": 0.6489, "SEX&RAC1P_priv_x": 0.6504, "SEX_dis_x": 0.646, "SEX_priv_x": 0.6548, "F1": 0.6501, "compound_pp_quality_y": 0.7017, "metric_y": "Selection_Rate_Difference", "runtime_in_mins_y": 13.38, "null_imputer_name_y": "None", "fairness_intervention_name_y": "NO_FAIRNESS_INTERVENTION", "RAC1P_dis_y": 0.4878, "RAC1P_priv_y": 0.3445, "SEX&RAC1P_dis_y": 0.4737, "SEX&RAC1P_priv_y": 0.3784, "SEX_dis_y": 0.3757, "SEX_priv_y": 0.4261, "overall": 0.3978, "Selection_Rate_Difference": -0.05046}, {"exp_config_name": "CS2: F1=0.75, SRD(race)=0.25", "run_num": 3, "logical_pipeline_uuid": "Tm9uZSZOT19GQUlSTkVTU19JTlRFUlZFTlRJT04mZ2FuZGFsZl9jbGY=", "physical_pipeline_uuid": "a82ba31b-7378-467e-8a53-9f4204027289", "compound_pp_quality_x": 0.7058, "metric_x": "F1", "model_name": "gandalf_clf", "runtime_in_mins_x": 11.64, "dataset_name": "folk_pubcov", "logical_pipeline_name": "None&NO_FAIRNESS_INTERVENTION&gandalf_clf", "null_imputer_name_x": "None", "fairness_intervention_name_x": "NO_FAIRNESS_INTERVENTION", "RAC1P_dis_x": 0.643, "RAC1P_priv_x": 0.6438, "SEX&RAC1P_dis_x": 0.6538, "SEX&RAC1P_priv_x": 0.6398, "SEX_dis_x": 0.6399, "SEX_priv_x": 0.6477, "F1": 0.6434, "compound_pp_quality_y": 0.7058, "metric_y": "Selection_Rate_Difference", "runtime_in_mins_y": 11.64, "null_imputer_name_y": "None", "fairness_intervention_name_y": "NO_FAIRNESS_INTERVENTION", "RAC1P_dis_y": 0.4395, "RAC1P_priv_y": 0.3324, "SEX&RAC1P_dis_y": 0.4427, "SEX&RAC1P_priv_y": 0.3549, "SEX_dis_y": 0.363, "SEX_priv_y": 0.3876, "overall": 0.3737, "Selection_Rate_Difference": -0.02458}, {"exp_config_name": "CS2: F1=0.75, SRD(race)=0.25", "run_num": 4, "logical_pipeline_uuid": "Tm9uZSZOT19GQUlSTkVTU19JTlRFUlZFTlRJT04mZ2FuZGFsZl9jbGY=", "physical_pipeline_uuid": "25d1db45-06b1-4a4b-8f99-ddbbf627d6ac", "compound_pp_quality_x": 0.7081, "metric_x": "F1", "model_name": "gandalf_clf", "runtime_in_mins_x": 15.99, "dataset_name": "folk_pubcov", "logical_pipeline_name": "None&NO_FAIRNESS_INTERVENTION&gandalf_clf", "null_imputer_name_x": "None", "fairness_intervention_name_x": "NO_FAIRNESS_INTERVENTION", "RAC1P_dis_x": 0.6298, "RAC1P_priv_x": 0.6473, "SEX&RAC1P_dis_x": 0.6438, "SEX&RAC1P_priv_x": 0.6383, "SEX_dis_x": 0.6372, "SEX_priv_x": 0.6426, "F1": 0.6396, "compound_pp_quality_y": 0.7081, "metric_y": "Selection_Rate_Difference", "runtime_in_mins_y": 15.99, "null_imputer_name_y": "None", "fairness_intervention_name_y": "NO_FAIRNESS_INTERVENTION", "RAC1P_dis_y": 0.4072, "RAC1P_priv_y": 0.3205, "SEX&RAC1P_dis_y": 0.4205, "SEX&RAC1P_priv_y": 0.3353, "SEX_dis_y": 0.3439, "SEX_priv_y": 0.3649, "overall": 0.353, "Selection_Rate_Difference": -0.02104}, {"exp_config_name": "CS2: F1=0.75, SRD(race)=0.25", "run_num": 5, "logical_pipeline_uuid": "Tm9uZSZOT19GQUlSTkVTU19JTlRFUlZFTlRJT04mZ2FuZGFsZl9jbGY=", "physical_pipeline_uuid": "5e2306d5-6b18-4a5b-9e0d-c009908f5af7", "compound_pp_quality_x": 0.7032, "metric_x": "F1", "model_name": "gandalf_clf", "runtime_in_mins_x": 9.255, "dataset_name": "folk_pubcov", "logical_pipeline_name": "None&NO_FAIRNESS_INTERVENTION&gandalf_clf", "null_imputer_name_x": "None", "fairness_intervention_name_x": "NO_FAIRNESS_INTERVENTION", "RAC1P_dis_x": 0.6701, "RAC1P_priv_x": 0.6388, "SEX&RAC1P_dis_x": 0.6829, "SEX&RAC1P_priv_x": 0.6429, "SEX_dis_x": 0.6487, "SEX_priv_x": 0.6583, "F1": 0.653, "compound_pp_quality_y": 0.7032, "metric_y": "Selection_Rate_Difference", "runtime_in_mins_y": 9.255, "null_imputer_name_y": "None", "fairness_intervention_name_y": "NO_FAIRNESS_INTERVENTION", "RAC1P_dis_y": 0.4813, "RAC1P_priv_y": 0.3351, "SEX&RAC1P_dis_y": 0.4839, "SEX&RAC1P_priv_y": 0.3649, "SEX_dis_y": 0.3756, "SEX_priv_y": 0.4067, "overall": 0.389, "Selection_Rate_Difference": -0.03111}]}}
